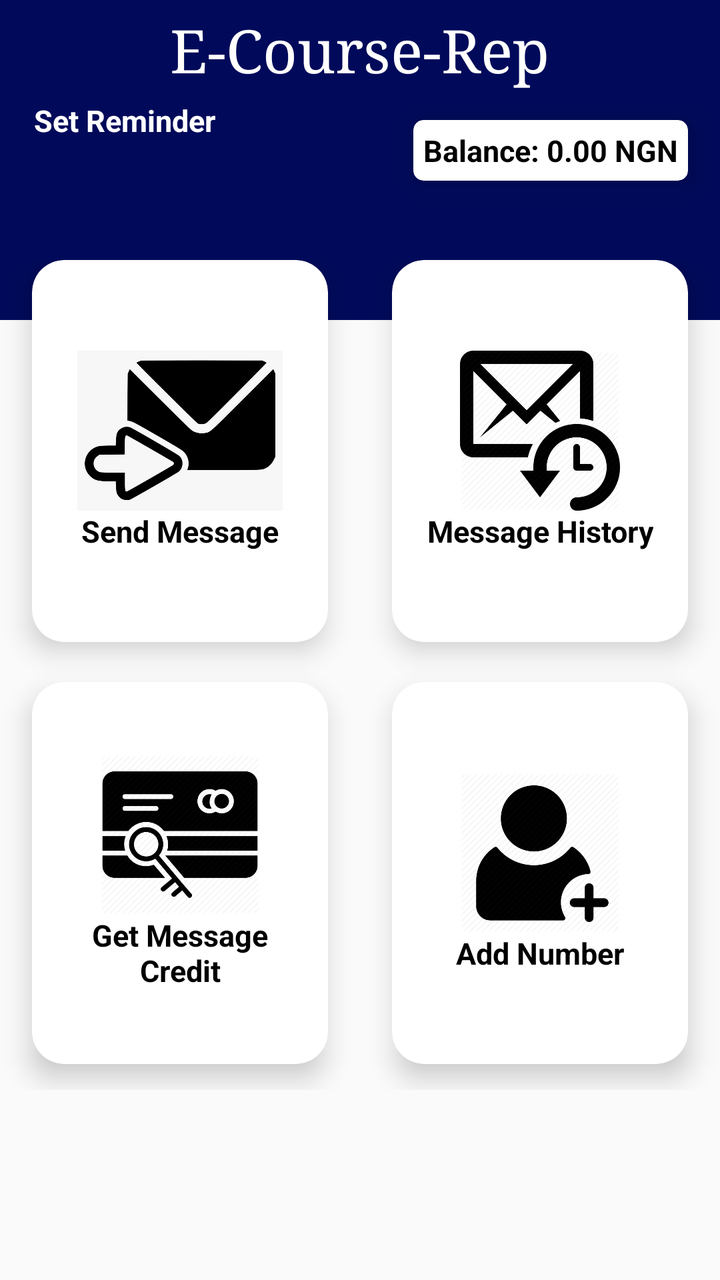
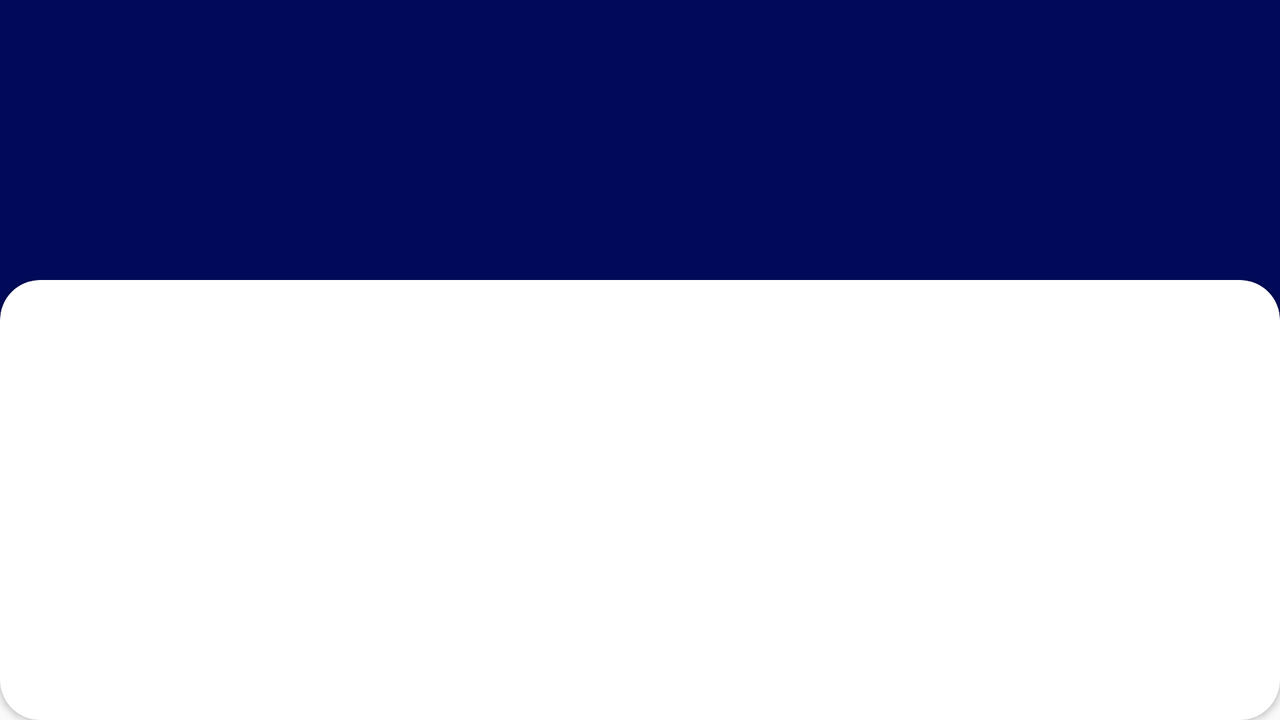

The same Android screen from two of the app's own layout files: first res/layout/ as a phone draws it, then the repository's variant for another configuration, drawn on a device whose configuration selects that folder. Both files follow.
<!-- AndroidManifest.xml: activity theme AppTheme.NoActionBar -->
<!-- res/layout/fragment_home.xml -->
<?xml version="1.0" encoding="utf-8"?>
<RelativeLayout xmlns:android="http://schemas.android.com/apk/res/android"
    xmlns:app="http://schemas.android.com/apk/res-auto"
    android:layout_width="match_parent"
    android:layout_height="match_parent"
    xmlns:card_view="http://schemas.android.com/tools"
    android:orientation="vertical">

    <TextView
        android:id="@+id/text_home"
        android:layout_width="match_parent"
        android:layout_height="wrap_content"
        android:layout_marginStart="8dp"
        android:layout_marginTop="8dp"
        android:layout_marginEnd="8dp"
        android:textAlignment="center"
        android:textSize="20sp"
         />

    <ImageView
        android:id="@+id/imageView3"
        android:layout_width="match_parent"
        android:layout_height="160dp"
        app:srcCompat="@color/colorPrimary"/>

    <GridLayout
     android:layout_below="@+id/text_home"
        android:id="@+id/mainGrid"
        android:layout_width="match_parent"
        android:layout_height="430dp"
        android:layout_marginTop="80dp"
        android:layout_weight="6"
        android:alignmentMode="alignMargins"
        android:columnCount="2"
        android:columnOrderPreserved="false"
        android:paddingTop="15dp"
        android:rowCount="3">


        <androidx.cardview.widget.CardView
            android:layout_width="30dp"
            android:layout_height="0dp"
            android:layout_rowWeight="1"
            android:layout_columnWeight="1"
            android:layout_marginLeft="16dp"
            android:layout_marginRight="16dp"

            app:cardBackgroundColor="@android:color/background_light"
            app:cardCornerRadius="16dp"
            app:cardElevation="8dp">


            <LinearLayout

                android:layout_width="wrap_content"
                android:layout_height="wrap_content"
                android:layout_gravity="center_horizontal|center_vertical"
                android:layout_margin="16dp"
                android:orientation="vertical"

                >



                <ImageView
                    android:layout_width="wrap_content"
                    android:layout_height="80dp"
                    android:layout_gravity="center_horizontal"
                    android:src="@drawable/sendmessage"
                    />

                <TextView

                    android:layout_width="wrap_content"
                    android:layout_height="wrap_content"
                    android:text="Send Message"
                    android:textStyle="bold"
                    android:textSize="15dp"
                    android:layout_gravity="center"
                    android:textAlignment="center"

                    android:textColor="#000000"


                    />

            </LinearLayout>





        </androidx.cardview.widget.CardView>
        <androidx.cardview.widget.CardView
            android:layout_width="30dp"
            android:layout_height="0dp"
            android:layout_rowWeight="1"
            android:layout_columnWeight="1"
            android:layout_marginLeft="16dp"
            android:layout_marginRight="16dp"
            app:cardBackgroundColor="@android:color/background_light"
            app:cardCornerRadius="16dp"
            app:cardElevation="8dp">


            <LinearLayout

                android:layout_width="wrap_content"
                android:layout_height="wrap_content"
                android:layout_gravity="center_horizontal|center_vertical"

                android:layout_margin="16dp"
                android:orientation="vertical"

                >

                <ImageView
                    android:id="@+id/addevent"
                    android:layout_width="wrap_content"
                    android:layout_height="80dp"
                    android:layout_gravity="center_horizontal"
                    android:src="@drawable/messsagehistroy"
                    />


                <TextView
                    android:layout_width="wrap_content"
                    android:layout_height="wrap_content"
                    android:text="Message History"
                    android:textStyle="bold"
                    android:textSize="15dp"

                    android:textAlignment="center"
                    android:layout_gravity="center"

                    android:textColor="#000000"/>

            </LinearLayout>

        </androidx.cardview.widget.CardView>
        <androidx.cardview.widget.CardView
            android:layout_width="30dp"
            android:layout_height="0dp"
            android:layout_rowWeight="1"
            android:layout_columnWeight="1"
            android:layout_marginLeft="16dp"
            android:layout_marginRight="16dp"
            android:layout_marginTop="20dp"

            app:cardBackgroundColor="@android:color/background_light"
            app:cardCornerRadius="16dp"
            android:layout_marginBottom="13dp"
            app:cardElevation="8dp">


            <LinearLayout

                android:layout_width="wrap_content"
                android:layout_height="wrap_content"
                android:layout_gravity="center_horizontal|center_vertical"

                android:layout_margin="16dp"
                android:orientation="vertical"

                >

                <ImageView
                    android:id="@+id/addnumbers"
                    android:layout_width="wrap_content"
                    android:layout_height="80dp"
                    android:layout_gravity="center_horizontal"
                    android:src="@drawable/messagepin"
                     />

                <TextView

                    android:layout_width="wrap_content"
                    android:layout_height="wrap_content"
                    android:text="Get Message Credit"
                    android:textStyle="bold"
                    android:textSize="15dp"
                    android:layout_gravity="center"
                    android:textAlignment="center"

                    android:textColor="#000000"/>


            </LinearLayout>

        </androidx.cardview.widget.CardView>
        <androidx.cardview.widget.CardView
            android:layout_width="30dp"
            android:layout_height="0dp"
            android:layout_rowWeight="1"
            android:layout_columnWeight="1"
            android:layout_marginLeft="16dp"
            android:layout_marginBottom="13dp"
            android:layout_marginRight="16dp"
            android:layout_marginTop="20dp"
            app:cardBackgroundColor="@android:color/background_light"
            app:cardCornerRadius="16dp"
            app:cardElevation="8dp">


            <LinearLayout

                android:layout_width="wrap_content"
                android:layout_height="wrap_content"
                android:layout_gravity="center_horizontal|center_vertical"

                android:layout_margin="16dp"
                android:orientation="vertical"

                >

                <ImageView
                    android:id="@+id/aboutbtn"
                    android:layout_width="wrap_content"
                    android:layout_height="80dp"
                    android:layout_gravity="center_horizontal"
                    android:src="@drawable/addnumbers"
                    />


                <TextView

                    android:layout_width="wrap_content"
                    android:layout_height="wrap_content"
                    android:text="Add Number"
                    android:textStyle="bold"
                    android:textSize="15dp"
                    android:layout_gravity="center"
                    android:textAlignment="center"

                    android:textColor="#000000"/>


            </LinearLayout>

        </androidx.cardview.widget.CardView>


    </GridLayout>



    <TextView
        android:id="@+id/te"
        android:layout_width="wrap_content"
        android:layout_height="wrap_content"
        android:textColor="#ffffff"
        android:text="E-Course-Rep"
        android:layout_marginTop="5dp"
        android:fontFamily="serif"
        android:layout_centerHorizontal="true"
        android:layout_marginEnd="8dp"
        android:textAlignment="center"
        android:textSize="30dp"
        />
    <androidx.cardview.widget.CardView
        android:layout_width="wrap_content"
        android:layout_height="wrap_content"
        app:cardBackgroundColor="@color/red"
        app:cardCornerRadius="5dp"
        android:id="@+id/show"
        app:cardElevation="8dp"
        android:layout_marginTop="60dp"
        android:layout_alignParentRight="true"
        android:padding="10dp"
        android:layout_marginRight="16dp"

        >
        <TextView
            android:layout_width="wrap_content"
            android:layout_height="wrap_content"
            android:text="Balance: 0.00 NGN"
            android:id="@+id/balancevalue"
            android:textStyle="bold"
            android:padding="5dp"
            android:textSize="15dp"
            android:layout_gravity="center"
            android:textAlignment="center"
            android:textColor="#000000"
            />
    </androidx.cardview.widget.CardView>
<RelativeLayout
    android:layout_width="wrap_content"
    android:layout_height="wrap_content"
    android:layout_below="@id/text_home"
    android:layout_marginTop="8dp"
    android:padding="2dp"
    android:layout_marginLeft="10dp"
    >
<ImageView
   android:layout_centerHorizontal="true"
    android:id="@+id/RemindetButton"
    android:layout_width="wrap_content"
    android:layout_height="wrap_content"
    android:src="@drawable/ic_home_reminder"
    ></ImageView>
    <TextView
        android:layout_width="wrap_content"
        android:layout_height="wrap_content"
        android:text="Set Reminder"
        android:layout_below="@id/RemindetButton"
        android:textStyle="bold"
        android:layout_centerHorizontal="true"
        android:padding="5dp"
        android:textSize="15dp"
        android:textAlignment="center"
        android:textColor="#FFFFFF"
        />
</RelativeLayout>
</RelativeLayout>
<!-- resources referenced by this layout -->
<resources>
  <color name="colorPrimary">#010A5A</color>
  <color name="red">#FFF</color>
  <!-- drawable addnumbers: png bitmap (drawable, 17287 bytes) -->
  <!-- drawable messagepin: png bitmap (drawable, 29892 bytes) -->
  <!-- drawable messsagehistroy: png bitmap (drawable, 22132 bytes) -->
  <!-- drawable sendmessage: png bitmap (drawable, 35454 bytes) -->
  <style name="AppTheme.NoActionBar">
          <item name="windowActionBar">true</item>
          <item name="windowNoTitle">false</item>
          <item name="android:textColor">@color/colorAccent</item>
      </style>
  <color name="colorAccent">#FCFCFD</color>
</resources>
<!-- res/layout-land/fragment_home.xml (the repository's variant of the layout above) -->
<!-- drawn on the phone turned sideways -->
<?xml version="1.0" encoding="utf-8"?>
<RelativeLayout xmlns:android="http://schemas.android.com/apk/res/android"
    xmlns:app="http://schemas.android.com/apk/res-auto"
    android:layout_width="match_parent"
    android:layout_height="match_parent"
    xmlns:card_view="http://schemas.android.com/tools"
    android:orientation="vertical">

    <TextView
        android:id="@+id/text_home"
        android:layout_width="match_parent"
        android:layout_height="wrap_content"
        android:layout_marginStart="8dp"
        android:layout_marginTop="8dp"
        android:layout_marginEnd="8dp"
        android:textAlignment="center"
        android:textSize="20sp"
        app:layout_constraintEnd_toEndOf="parent"
        app:layout_constraintStart_toStartOf="parent"
        app:layout_constraintTop_toTopOf="parent" />

    <ImageView
        android:id="@+id/imageView3"
        android:layout_width="match_parent"
        android:layout_height="160dp"
        app:srcCompat="@color/colorPrimary" />

    <androidx.cardview.widget.CardView
        android:id="@+id/card_view"
        android:layout_marginTop="140dp"
        android:layout_width="match_parent"
        android:layout_height="600dp"
        android:paddingLeft="10dp"
        android:layout_gravity="center"
        card_view:cardCornerRadius="20dp">
        
        
        
        
        
        
        
        
        
        
        
    </androidx.cardview.widget.CardView>
</RelativeLayout>
<!-- resources referenced by the variant -->
<!-- as the phone turned sideways resolves them -->
<resources>
  <color name="colorPrimary">#010A5A</color>
  <style name="AppTheme.NoActionBar">
          <item name="windowActionBar">true</item>
          <item name="windowNoTitle">false</item>
          <item name="android:textColor">@color/colorAccent</item>
      </style>
  <color name="colorAccent">#FCFCFD</color>
</resources>
